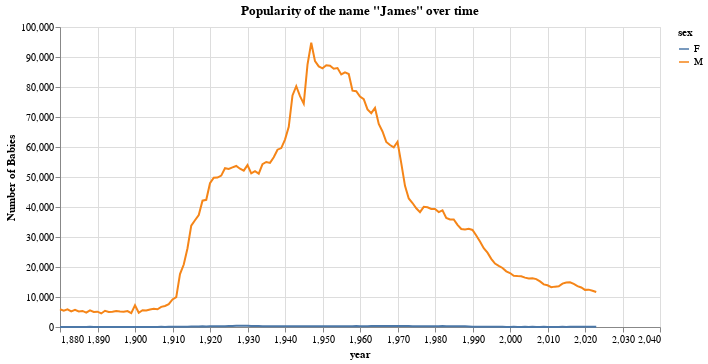

Source (notebook cell):
### Code cell
james_df = babynames[babynames['name'] == "James"]

alt.Chart(james_df).mark_line().encode(
    x='year:Q',
    y=alt.Y('n:Q', title='Number of Babies'),
    color='sex:N'
).properties(
    title='Popularity of the name "James" over time',
    width=600
)

### Figure 1 — Vega-Lite specification as saved in the notebook (floating-point values rounded to 4 significant figures; data arrays with more than 128 entries replaced by an {"elided": "..."} marker saying what was removed)
{"config": {"view": {"continuousWidth": 300, "continuousHeight": 300}}, "data": {"name": "data-f516ffadc0c68f724a2bbaa5dfc66bcb"}, "mark": {"type": "line"}, "encoding": {"color": {"field": "sex", "type": "nominal"}, "x": {"field": "year", "type": "quantitative"}, "y": {"field": "n", "title": "Number of Babies", "type": "quantitative"}}, "title": "Popularity of the name \"James\" over time", "width": 600, "$schema": "https://vega.github.io/schema/vega-lite/v6.1.0.json", "datasets": {"data-f516ffadc0c68f724a2bbaa5dfc66bcb": {"elided": "288 records"}}}
